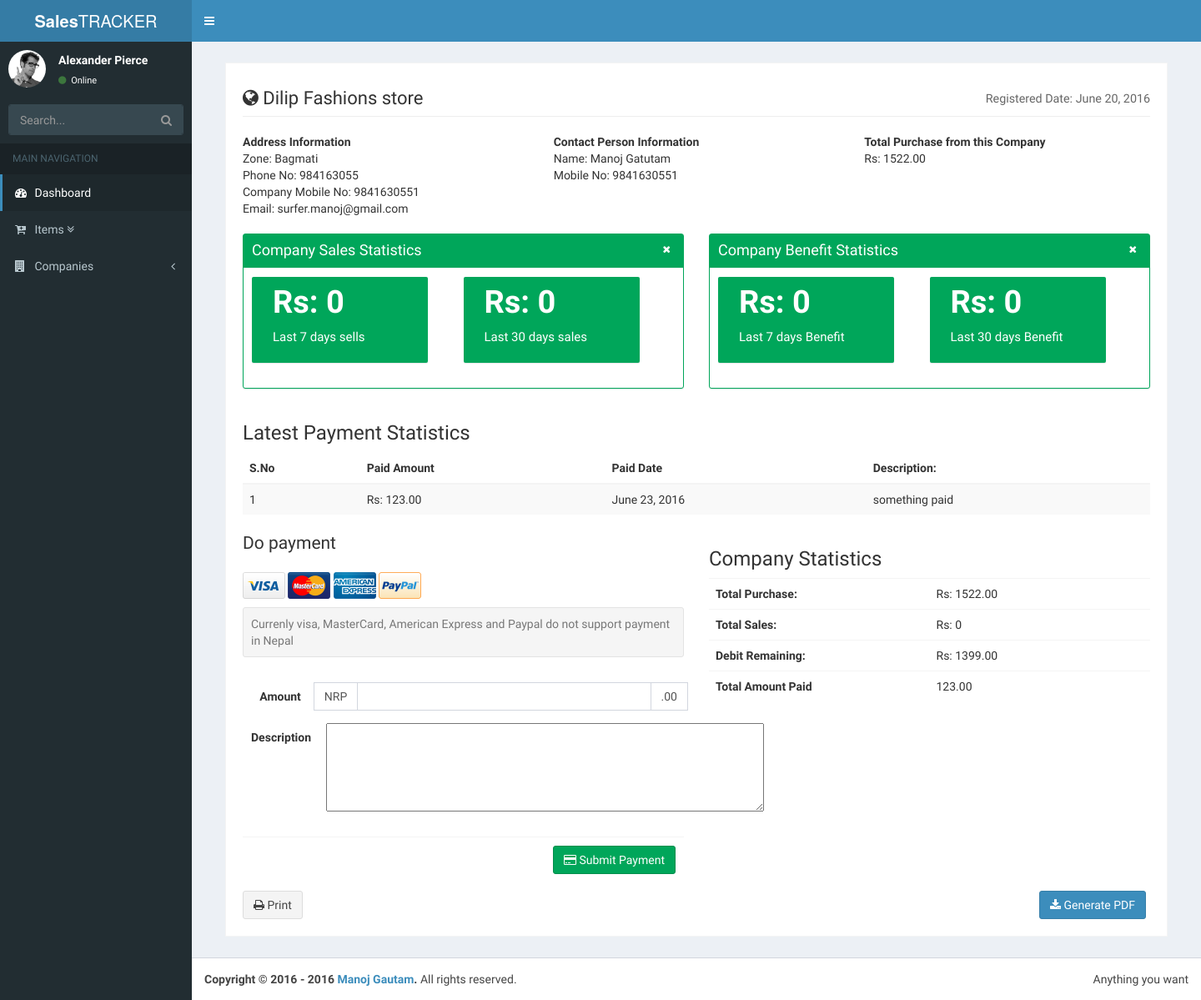
/companies/company/1/, run on the app's committed database.
### salesmanager/models.py (models this page shows, shortened)
class Company(TimeStampedModel):
    name = models.CharField(max_length=255)
    phone = models.CharField(max_length=9)
    mobile = models.CharField(max_length=10)
    address = models.ForeignKey(Address)
    email = models.EmailField(blank=False)
    contact_person = models.ForeignKey(ContactPerson)
    def total_purchase(self):
        total_amount = 0
        items = self.item_set.all()
        for item in items:
            total_amount += item.price
        return total_amount
    def total_sales(self):
        total_sales = 0
        items = self.item_set.filter(status="sold")
        for item in items:
            total_sales += item.price
        return total_sales
    def total_clearance(self):
        total_clearances = 0
        debit = 0 #variable to track the remaining debit
        clearances = self.clearance_set.all() #grab all the previous clerances
        for clearance in clearances:
            total_clearances += clearance.paid_value
        return total_clearances
    def debit(self):
        debit = 0 #variable to track the remaining debit
        debit = self.total_purchase() - self.total_clearance()
        return debit
    def weekly_sales(self):
        last_seven_day = timezone.now() - timedelta(days=7)
        items = self.item_set.filter(status="sold", updated_at__gte=last_seven_day)
        total_sales = 0
        for item in items:
            total_sales += item.price
        return total_sales
    def monthly_sales(self):
        last_thirty_days = timezone.now() - timedelta(days=30)
        items = self.item_set.filter(status="sold", updated_at__gte=last_thirty_days)
        total_sales = 0
        for item in items:
            total_sales += item.price
        return total_sales
    def weekly_benefit(self):
        total_purchase_price = 0
        total_selling_price = 0
        last_seven_day = timezone.now() - timedelta(days=7)
        items = self.item_set.filter(status="sold", updated_at__gte=last_seven_day)
        for item in items:
            total_purchase_price += item.price
            total_selling_price += item.selling_price
        benefit = total_selling_price - total_purchase_price
        return benefit
    def monthly_benefit(self):
        """Calculate weekly benefit of this company from this day"""
        total_purchase_price = 0
        total_selling_price = 0
        last_thirty_days = timezone.now() - timedelta(days=30)
        items = self.item_set.filter(status="sold", updated_at__gte=last_thirty_days)
        for item in items:
            total_purchase_price += item.price
            total_selling_price += item.selling_price
        benefit = total_selling_price - total_purchase_price
        return benefit

class Address(models.Model):
    zone = models.CharField(max_length=50)
    def __str__(self):
        return self.zone

class ContactPerson(models.Model):
    first_name = models.CharField(max_length=50)
    last_name = models.CharField(max_length=50)
    mobile_no = models.CharField(max_length=10)

class Item(TimeStampedModel):
    name = models.CharField("Item name", max_length=255)
    tag = models.CharField("Item tag", max_length=30, unique=True)
    category = models.ForeignKey(Category)
    company = models.ForeignKey(Company)
    price = models.DecimalField('Purchase price', max_digits=6, decimal_places=2)
    selling_price = models.DecimalField(max_digits=6, decimal_places=2)
    status = models.CharField(max_length=4, choices=(
        ('new', 'New'),
        ('sold', 'Sold'),
    ), default='new')

class Clearance(TimeStampedModel):
    paid_value = models.DecimalField(max_digits=8, decimal_places=2)
    company = models.ForeignKey('Company') #a clerance is related to company
    description = models.CharField(max_length=255)

### salesmanager/views.py (the view)
# urls.py: url(r'company/(?P<pk>\d+)/$', CompanyDetailView.as_view(), name="company"),
class CompanyDetailView(DetailView):
    model = Company
    template_name = 'salesmanager/company/company_detail.html'
    context_object_name = 'company'

### templates/salesmanager/company/company_detail.html (shortened to what this page needs)
{% extends 'salesmanager/base.html' %}
{% load myfilters %}
{% load staticfiles %}
{% block content %}
  {% if company %}
  <section class="invoice">
        <div class="row">
          <div class="col-xs-12">
            <h2 class="page-header">
              <i class="fa fa-globe"></i> {{company.name}}
              <small class="pull-right">Registered Date: {{company.created_at.date}} </small>
            </h2>
          </div>
        </div>
        <div class="row invoice-info">
          <div class="col-sm-4 invoice-col">
            <address>
              <strong>Address Information </strong><br>
              Zone: {{company.address}}<br>
              Phone No: {{company.phone}}<br>
              Company Mobile No: {{company.mobile}}<br>
              Email: {{company.email}}
            </address>
          </div>
          <div class="col-sm-4 invoice-col">
            <address>
              <strong>Contact Person Information</strong><br>
              Name: {{company.contact_person.first_name}}  {{company.contact_person.last_name}}<br>
              Mobile No: {{company.contact_person.mobile_no}}<br>
            </address>
          </div>
          <div class="col-sm-4 invoice-col">
            <b>Total Purchase from this Company</b><br>
            Rs: {{company.total_purchase}}
          </div>
        </div>
        <div class="row">
          <div class="col-md-6">
          <div class="box box-success box-solid">
            <div class="box-header with-border">
              <h3 class="box-title">Company Sales Statistics</h3>
              <div class="box-tools pull-right">
                <button type="button" class="btn btn-box-tool" data-widget="remove"><i class="fa fa-times"></i></button>
              </div>
            </div>
            <div class="box-body">
              <div class="small-box bg-green col-md-5">
              <div class="inner">
                <h3>Rs: {{company.weekly_sales}}</h3>
                <p>Last 7 days sells</p>
              </div>
            </div>
            <div class="col-md-1"></div>
            <div class="small-box bg-green col-md-5">
            <div class="inner">
              <h3>Rs: {{company.monthly_sales}}</h3>
              <p>Last 30 days sales</p>
            </div>
          </div>
            </div>
          </div>
        </div>
        <div class="col-md-6">
        <div class="box box-success box-solid">
          <div class="box-header with-border">
            <h3 class="box-title">Company Benefit Statistics</h3>
            <div class="box-tools pull-right">
              <button type="button" class="btn btn-box-tool" data-widget="remove"><i class="fa fa-times"></i></button>
            </div>
          </div>
          <div class="box-body">
            <div class="small-box bg-green col-md-5">
            <div class="inner">
              <h3>Rs: {{company.weekly_benefit}}</h3>
              <p>Last 7 days Benefit</p>
            </div>
          </div>
          <div class="col-md-1"></div>
          <div class="small-box bg-green col-md-5">
          <div class="inner">
            <h3>Rs: {{company.monthly_benefit}}</h3>
            <p>Last 30 days Benefit</p>
          </div>
        </div>
          </div>
        </div>
      </div>
        </div>
        <h3>Latest Payment Statistics </h3>
        <div class="row">
          <div class="col-xs-12 table-responsive">
            <table class="table table-striped">
              <thead>
              <tr>
                <th>S.No</th>
                <th>Paid Amount</th>
                <th>Paid Date</th>
                <th>Description: </th>
              </tr>
              </thead>
              <tbody>
                {% for payment in company.clearance_set.all|slice:":10" reversed %}
                <tr>
                  <td>{{forloop.counter}}</td>
                  <td>Rs: {{payment.paid_value}}</td>
                  <td>{{payment.created_at.date}}</td>
                  <td>{{payment.description}}
                </tr>
              {% endfor %}
              </tbody>
            </table>
          </div>
        </div>
        <div class="row">
          <div class="col-xs-6">
            <p class="lead">Do payment</p>
            <img src="{% static 'dist/img/credit/visa.png' %}" alt="Visa">
            <img src="{% static 'dist/img/credit/mastercard.png' %}" alt="Mastercard">
            <img src="{% static 'dist/img/credit/american-express.png' %}" alt="American Express">
            <img src="{% static 'dist/img/credit/paypal2.png' %}" alt="Paypal">
            <p class="text-muted well well-sm no-shadow" style="margin-top: 10px;">
              Currenly visa, MasterCard, American Express and Paypal do not support payment in Nepal
              <form class="form-horizontal" method="post">
              <div class="box-body">
                <div class="form-group">
                <label for="inputEmail3" class="col-sm-2 control-label">Amount</label>
                  <div class="input-group">
                    <span class="input-group-addon">NRP</span><input type="number" name="paid-amount" class="form-control" length=5, required>
                    <span class="input-group-addon">.00</span>
                  </div>
                </div>
                <div class="form-group">
                  <label for="inputPassword3" class="col-sm-2 control-label">Description</label>
                  <div class="col-sm-10">
                    <textarea rows="5" cols=63 name="info" length=30> </textarea>
                  </div>
                </div>
              </div>
              <div class="box-footer">
                <button type="button" class="btn btn-success pull-right"><i class="fa fa-credit-card"></i> Submit Payment</button>
              </div>
            </form>
            </p>
          </div>
          <div class="col-xs-6">
          <h3>Company Statistics</h3>
            <div class="table-responsive">
              <table class="table">
                <tbody><tr>
                  <th style="width:50%">Total Purchase:</th>
                  <td>Rs: {{company.total_purchase}}</td>
                </tr>
                <tr>
                  <th>Total Sales:</th>
                  <td>Rs: {{company.total_sales}}</td>
                </tr>
                <tr>
                  <th>Debit Remaining:</th>
                  <td>Rs: {{company.debit}}</td>
                </tr>
                <tr>
                  <th>Total Amount Paid</th>
                  <td>{{company.total_clearance}}</td>
                </tr>
              </tbody></table>
            </div>
          </div>
        </div>
        <div class="row no-print">
          <div class="col-xs-12">
            <a href="invoice-print.html" target="_blank" class="btn btn-default" onclick="window.print();"><i class="fa fa-print"></i> Print</a>
            <button type="button" class="btn btn-primary pull-right" style="margin-right: 5px;">
              <i class="fa fa-download"></i> Generate PDF
            </button>
          </div>
        </div>
      </section>
      {% else %}
       <h1> Cannot display company information </h1>
    {% endif %}
{% endblock content %}

### data on the page
Company: name "Dilip Fashions store", created_at "June 20, 2016", address "Bagmati", phone "984163055", mobile "9841630551", email "surfer.manoj@gmail.com", contact_person.first_name "Manoj", contact_person.last_name "Gatutam", contact_person.mobile_no "9841630551", total_purchase "1522.00", weekly_sales "0", monthly_sales "0", weekly_benefit "0", monthly_benefit "0", total_sales "0", debit "1399.00", total_clearance "123.00"
Clearance: paid_value "123.00", created_at "June 23, 2016", description "something paid"
